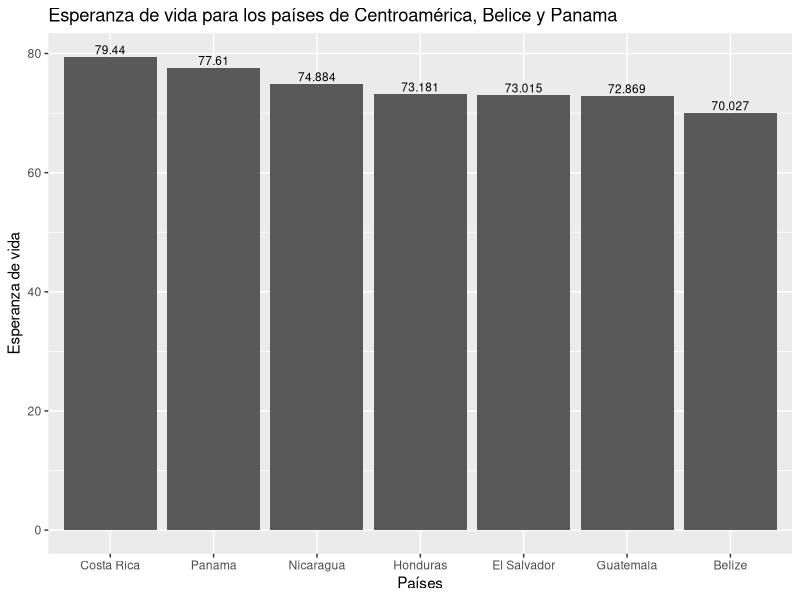

Recreate this plot in R.
## ---- chunk 1
knitr::opts_chunk$set(echo = TRUE)
## ---- chunk 2
# Paquete para generación de documentos (ej. HTML)
#library(knitr)

# Paquete para formateo de tablas
library(kableExtra)

# Paquete de graficación
library(ggplot2)

# Paquete de manejo de datos geoespaciales vectoriales
library(sf)

# Paquete con conjuntos de datos geoespaciales
library(spData)
## ---- chunk 3
names(world)
## ---- chunk 4
kable(
  world[1:10, 1:5, drop = TRUE], 
  caption="Datos demográficos de los países del mundo"
)
## ---- chunk 5
kable(
  world[1:10, c("name_long","continent","pop","lifeExp","gdpPercap"), drop = TRUE], 
  col.names=c("País","Continente","Población","Esperanza de vida","Renta per cápita"),  
  caption="Datos demográficos de los países del mundo"
)
## ---- chunk 6
# Se extraen las observaciones ordenadas por orden alfabético de país
world.orden <- order(world$name_long)

# Se genera un nuevo data frame ordenado
world.ordenadoxpais <- world[world.orden,]

# Se formatea la tabla con el nuevo data frame
kable(
  world.ordenadoxpais[, c("name_long","continent","pop","lifeExp","gdpPercap"), drop = TRUE], 
  col.names=c("País","Continente","Población","Esperanza de vida","Renta per cápita"),  
  caption="Datos demográficos de los países del mundo"
) %>%
kable_styling() %>%
scroll_box(
  width = "800px", 
  height = "500px", 
  fixed_thead = TRUE
)
## ---- chunk 7
# Se extraen las observaciones correspondientes a los países de Centroamérica
centro_america = world[world$name_long == "Belize" |
                       world$name_long == "Guatemala" |
                       world$name_long == "Honduras" |
                       world$name_long == "El Salvador" |
                       world$name_long == "Nicaragua" |
                       world$name_long == "Costa Rica" |
                       world$name_long == "Panama"
                       , ]

# Se formatea la tabla con el nuevo data frame
kable(
  centro_america[, c("name_long","continent","pop","lifeExp","gdpPercap"), drop = TRUE], 
  col.names=c("País","Continente","Población","Esperanza de vida","Renta per cápita"),  
  caption="Datos demográficos de los países de Centroamérica"
) %>%
kable_styling()
## ---- chunk 8
ggplot(centro_america, aes(x=reorder(name_long, -lifeExp), y=lifeExp)) +
  ggtitle("Esperanza de vida para los países de Centroamérica, Belice y Panama") +
  xlab("Países") + 
  ylab("Esperanza de vida") +  
  geom_col() +
  geom_text(aes(label=lifeExp), vjust=-0.3, size=3.0)
## ---- chunk 9

## ---- chunk 10
